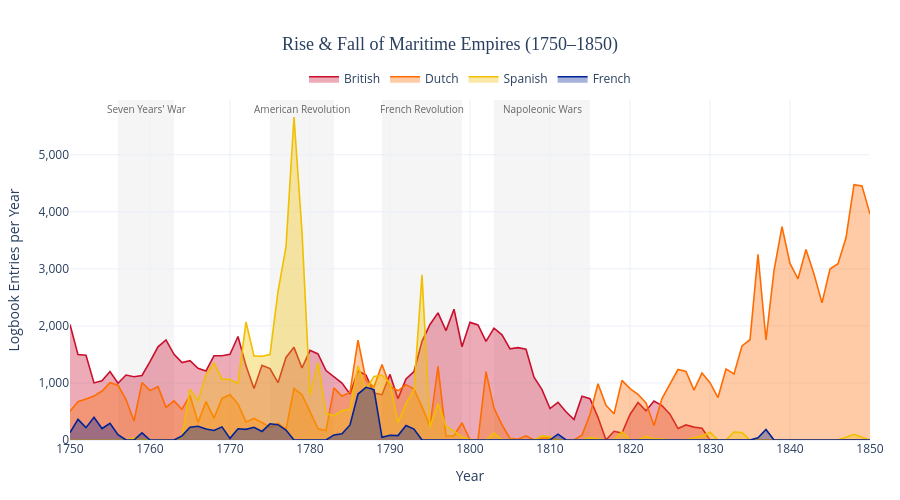

Notebook cell for this chart:
### Markdown cell above
## 3. Data Analysis

> **Analytical framework for every section**: (1) What the code found — numbers and patterns. (2) What that means for the *people* in the data. (3) What the data *cannot* tell us — the honest limitation.

### 3a. Rise and Fall of Empires

### Code cell
import json
import plotly.graph_objects as go
import pandas as pd

PALETTE_RF = {
    "British": "#C8102E",
    "Dutch":   "#FF6B00",
    "Spanish": "#F1BF00",
    "French":  "#002395",
}

EVENTS_RF = [
    (1756, 1763, "Seven Years' War"),
    (1775, 1783, "American Revolution"),
    (1789, 1799, "French Revolution"),
    (1803, 1815, "Napoleonic Wars"),
]

with open('data/nation_stats.json') as f:
    stats = json.load(f)

df_stats = pd.DataFrame(stats)
pivot = df_stats.pivot_table(index="year", columns="nation", values="count", fill_value=0)
order = ["British", "Dutch", "Spanish", "French"]
pivot = pivot.reindex(columns=order, fill_value=0)

def hex_to_rgba(hex_color, alpha=0.35):
    h = hex_color.lstrip("#")
    r, g, b = int(h[0:2], 16), int(h[2:4], 16), int(h[4:6], 16)
    return f"rgba({r},{g},{b},{alpha})"

fig_rf = go.Figure()

for nation in order:
    fig_rf.add_trace(go.Scatter(
        x=pivot.index,
        y=pivot[nation],
        name=nation,
        mode="lines",
        fill="tozeroy",
        fillcolor=hex_to_rgba(PALETTE_RF[nation], 0.35),
        line=dict(width=1.6, color=PALETTE_RF[nation]),
        hovertemplate=f"<b>{nation}</b><br>Year: %{{x}}<br>Entries: %{{y:,.0f}}<extra></extra>",
    ))

for start, end, label in EVENTS_RF:
    fig_rf.add_vrect(
        x0=start, x1=end,
        fillcolor="gray", opacity=0.08,
        layer="below", line_width=0,
        annotation_text=label,
        annotation_position="top",
        annotation_font_size=10,
        annotation_font_color="#666",
    )

fig_rf.update_layout(
    title=dict(
        text="Rise & Fall of Maritime Empires (1750–1850)",
        font=dict(size=18, family="Georgia, serif"),
        x=0.5,
    ),
    xaxis=dict(
        title=dict(text="Year", font=dict(size=14)),
        tickfont=dict(size=12),
        range=[1750, 1850],
        dtick=10,
    ),
    yaxis=dict(
        title=dict(text="Logbook Entries per Year", font=dict(size=14)),
        tickfont=dict(size=12),
        separatethousands=True,
    ),
    legend=dict(
        orientation="h",
        yanchor="bottom", y=1.02,
        xanchor="center", x=0.5,
        font=dict(size=12),
    ),
    hovermode="x unified",
    template="plotly_white",
    margin=dict(t=100, b=60, l=70, r=30),
    height=500,
)

fig_rf.show()

### Figure 1 — Plotly figure (JSON) as saved in the notebook; plotly's stock layout.template omitted (floating-point values rounded to 4 significant figures)
{"data": [{"fill": "tozeroy", "fillcolor": "rgba(200,16,46,0.35)", "hovertemplate": "<b>British</b><br>Year: %{x}<br>Entries: %{y:,.0f}<extra></extra>", "line": {"color": "#C8102E", "width": 1.6}, "mode": "lines", "name": "British", "type": "scatter", "x": [1750, 1751, 1752, 1753, 1754, 1755, 1756, 1757, 1758, 1759, 1760, 1761, 1762, 1763, 1764, 1765, 1766, 1767, 1768, 1769, 1770, 1771, 1772, 1773, 1774, 1775, 1776, 1777, 1778, 1779, 1780, 1781, 1782, 1783, 1784, 1785, 1786, 1787, 1788, 1789, 1790, 1791, 1792, 1793, 1794, 1795, 1796, 1797, 1798, 1799, 1800, 1801, 1802, 1803, 1804, 1805, 1806, 1807, 1808, 1809, 1810, 1811, 1812, 1813, 1814, 1815, 1816, 1817, 1818, 1819, 1820, 1821, 1822, 1823, 1824, 1825, 1826, 1827, 1828, 1829, 1830, 1831, 1832, 1833, 1834, 1835, 1836, 1837, 1838, 1839, 1840, 1841, 1842, 1843, 1844, 1845, 1846, 1847, 1848, 1849, 1850], "y": [2024.0, 1497.0, 1485.0, 1001.0, 1038.0, 1201.0, 995.0, 1139.0, 1109.0, 1131.0, 1372.0, 1634.0, 1755.0, 1502.0, 1356.0, 1390.0, 1256.0, 1210.0, 1476.0, 1476.0, 1503.0, 1815.0, 1300.0, 902.0, 1309.0, 1252.0, 1004.0, 1448.0, 1624.0, 1262.0, 1572.0, 1508.0, 1218.0, 1105.0, 997.0, 806.0, 1211.0, 1137.0, 824.0, 794.0, 1150.0, 725.0, 1072.0, 1201.0, 1730.0, 2026.0, 2228.0, 1917.0, 2292.0, 1635.0, 2062.0, 2018.0, 1729.0, 1961.0, 1843.0, 1597.0, 1619.0, 1591.0, 1101.0, 882.0, 552.0, 660.0, 494.0, 359.0, 766.0, 724.0, 397.0, 0.0, 153.0, 122.0, 448.0, 658.0, 512.0, 684.0, 602.0, 453.0, 200.0, 264.0, 226.0, 207.0, 0.0, 0.0, 0.0, 0.0, 0.0, 0.0, 0.0, 0.0, 0.0, 0.0, 0.0, 0.0, 0.0, 0.0, 0.0, 0.0, 0.0, 0.0, 0.0, 0.0, 0.0]}, {"fill": "tozeroy", "fillcolor": "rgba(255,107,0,0.35)", "hovertemplate": "<b>Dutch</b><br>Year: %{x}<br>Entries: %{y:,.0f}<extra></extra>", "line": {"color": "#FF6B00", "width": 1.6}, "mode": "lines", "name": "Dutch", "type": "scatter", "x": [1750, 1751, 1752, 1753, 1754, 1755, 1756, 1757, 1758, 1759, 1760, 1761, 1762, 1763, 1764, 1765, 1766, 1767, 1768, 1769, 1770, 1771, 1772, 1773, 1774, 1775, 1776, 1777, 1778, 1779, 1780, 1781, 1782, 1783, 1784, 1785, 1786, 1787, 1788, 1789, 1790, 1791, 1792, 1793, 1794, 1795, 1796, 1797, 1798, 1799, 1800, 1801, 1802, 1803, 1804, 1805, 1806, 1807, 1808, 1809, 1810, 1811, 1812, 1813, 1814, 1815, 1816, 1817, 1818, 1819, 1820, 1821, 1822, 1823, 1824, 1825, 1826, 1827, 1828, 1829, 1830, 1831, 1832, 1833, 1834, 1835, 1836, 1837, 1838, 1839, 1840, 1841, 1842, 1843, 1844, 1845, 1846, 1847, 1848, 1849, 1850], "y": [504.0, 670.0, 718.0, 770.0, 858.0, 1003.0, 960.0, 709.0, 333.0, 1007.0, 866.0, 937.0, 572.0, 686.0, 539.0, 783.0, 307.0, 673.0, 384.0, 729.0, 792.0, 634.0, 316.0, 377.0, 306.0, 222.0, 295.0, 189.0, 903.0, 794.0, 497.0, 196.0, 164.0, 914.0, 766.0, 837.0, 1751.0, 1052.0, 933.0, 1325.0, 941.0, 863.0, 971.0, 893.0, 581.0, 244.0, 1292.0, 67.0, 75.0, 302.0, 3.0, 0.0, 1199.0, 560.0, 266.0, 28.0, 14.0, 74.0, 0.0, 33.0, 39.0, 0.0, 0.0, 0.0, 86.0, 448.0, 986.0, 609.0, 459.0, 1045.0, 902.0, 801.0, 648.0, 253.0, 727.0, 986.0, 1236.0, 1203.0, 875.0, 1174.0, 1005.0, 744.0, 1246.0, 1157.0, 1650.0, 1758.0, 3255.0, 1753.0, 2969.0, 3740.0, 3096.0, 2826.0, 3339.0, 2911.0, 2404.0, 2997.0, 3090.0, 3545.0, 4476.0, 4455.0, 3960.0]}, {"fill": "tozeroy", "fillcolor": "rgba(241,191,0,0.35)", "hovertemplate": "<b>Spanish</b><br>Year: %{x}<br>Entries: %{y:,.0f}<extra></extra>", "line": {"color": "#F1BF00", "width": 1.6}, "mode": "lines", "name": "Spanish", "type": "scatter", "x": [1750, 1751, 1752, 1753, 1754, 1755, 1756, 1757, 1758, 1759, 1760, 1761, 1762, 1763, 1764, 1765, 1766, 1767, 1768, 1769, 1770, 1771, 1772, 1773, 1774, 1775, 1776, 1777, 1778, 1779, 1780, 1781, 1782, 1783, 1784, 1785, 1786, 1787, 1788, 1789, 1790, 1791, 1792, 1793, 1794, 1795, 1796, 1797, 1798, 1799, 1800, 1801, 1802, 1803, 1804, 1805, 1806, 1807, 1808, 1809, 1810, 1811, 1812, 1813, 1814, 1815, 1816, 1817, 1818, 1819, 1820, 1821, 1822, 1823, 1824, 1825, 1826, 1827, 1828, 1829, 1830, 1831, 1832, 1833, 1834, 1835, 1836, 1837, 1838, 1839, 1840, 1841, 1842, 1843, 1844, 1845, 1846, 1847, 1848, 1849, 1850], "y": [0.0, 0.0, 0.0, 0.0, 0.0, 0.0, 0.0, 0.0, 35.0, 12.0, 0.0, 0.0, 0.0, 0.0, 48.0, 892.0, 683.0, 1142.0, 1345.0, 1067.0, 1062.0, 991.0, 2068.0, 1474.0, 1468.0, 1499.0, 2603.0, 3385.0, 5662.0, 3649.0, 787.0, 1361.0, 459.0, 429.0, 516.0, 538.0, 1296.0, 879.0, 1114.0, 1135.0, 996.0, 306.0, 632.0, 879.0, 2897.0, 226.0, 634.0, 245.0, 156.0, 50.0, 6.0, 0.0, 0.0, 120.0, 0.0, 10.0, 0.0, 0.0, 0.0, 75.0, 58.0, 0.0, 0.0, 0.0, 0.0, 42.0, 17.0, 0.0, 0.0, 143.0, 0.0, 0.0, 64.0, 15.0, 17.0, 0.0, 0.0, 4.0, 38.0, 72.0, 136.0, 0.0, 0.0, 140.0, 130.0, 0.0, 0.0, 0.0, 0.0, 0.0, 0.0, 0.0, 0.0, 0.0, 0.0, 0.0, 5.0, 48.0, 100.0, 48.0, 0.0]}, {"fill": "tozeroy", "fillcolor": "rgba(0,35,149,0.35)", "hovertemplate": "<b>French</b><br>Year: %{x}<br>Entries: %{y:,.0f}<extra></extra>", "line": {"color": "#002395", "width": 1.6}, "mode": "lines", "name": "French", "type": "scatter", "x": [1750, 1751, 1752, 1753, 1754, 1755, 1756, 1757, 1758, 1759, 1760, 1761, 1762, 1763, 1764, 1765, 1766, 1767, 1768, 1769, 1770, 1771, 1772, 1773, 1774, 1775, 1776, 1777, 1778, 1779, 1780, 1781, 1782, 1783, 1784, 1785, 1786, 1787, 1788, 1789, 1790, 1791, 1792, 1793, 1794, 1795, 1796, 1797, 1798, 1799, 1800, 1801, 1802, 1803, 1804, 1805, 1806, 1807, 1808, 1809, 1810, 1811, 1812, 1813, 1814, 1815, 1816, 1817, 1818, 1819, 1820, 1821, 1822, 1823, 1824, 1825, 1826, 1827, 1828, 1829, 1830, 1831, 1832, 1833, 1834, 1835, 1836, 1837, 1838, 1839, 1840, 1841, 1842, 1843, 1844, 1845, 1846, 1847, 1848, 1849, 1850], "y": [129.0, 361.0, 217.0, 399.0, 201.0, 294.0, 92.0, 0.0, 0.0, 126.0, 0.0, 0.0, 0.0, 0.0, 73.0, 224.0, 241.0, 194.0, 168.0, 230.0, 29.0, 196.0, 187.0, 223.0, 150.0, 284.0, 268.0, 174.0, 0.0, 0.0, 0.0, 0.0, 0.0, 89.0, 110.0, 264.0, 806.0, 923.0, 884.0, 48.0, 84.0, 77.0, 255.0, 192.0, 0.0, 0.0, 0.0, 0.0, 0.0, 0.0, 0.0, 0.0, 0.0, 0.0, 0.0, 0.0, 0.0, 0.0, 0.0, 0.0, 3.0, 103.0, 0.0, 0.0, 0.0, 0.0, 0.0, 0.0, 0.0, 0.0, 0.0, 0.0, 0.0, 0.0, 0.0, 0.0, 0.0, 0.0, 0.0, 0.0, 0.0, 0.0, 0.0, 0.0, 0.0, 0.0, 37.0, 185.0, 0.0, 0.0, 0.0, 0.0, 0.0, 0.0, 0.0, 0.0, 0.0, 0.0, 0.0, 0.0, 0.0]}], "layout": {"annotations": [{"font": {"color": "#666", "size": 10}, "showarrow": false, "text": "Seven Years' War", "x": 1760.0, "xanchor": "center", "xref": "x", "y": 1, "yanchor": "top", "yref": "y domain"}, {"font": {"color": "#666", "size": 10}, "showarrow": false, "text": "American Revolution", "x": 1779, "xanchor": "center", "xref": "x", "y": 1, "yanchor": "top", "yref": "y domain"}, {"font": {"color": "#666", "size": 10}, "showarrow": false, "text": "French Revolution", "x": 1794, "xanchor": "center", "xref": "x", "y": 1, "yanchor": "top", "yref": "y domain"}, {"font": {"color": "#666", "size": 10}, "showarrow": false, "text": "Napoleonic Wars", "x": 1809, "xanchor": "center", "xref": "x", "y": 1, "yanchor": "top", "yref": "y domain"}], "height": 500, "hovermode": "x unified", "legend": {"font": {"size": 12}, "orientation": "h", "x": 0.5, "xanchor": "center", "y": 1.02, "yanchor": "bottom"}, "margin": {"b": 60, "l": 70, "r": 30, "t": 100}, "shapes": [{"fillcolor": "gray", "layer": "below", "line": {"width": 0}, "opacity": 0.08, "type": "rect", "x0": 1756, "x1": 1763, "xref": "x", "y0": 0, "y1": 1, "yref": "y domain"}, {"fillcolor": "gray", "layer": "below", "line": {"width": 0}, "opacity": 0.08, "type": "rect", "x0": 1775, "x1": 1783, "xref": "x", "y0": 0, "y1": 1, "yref": "y domain"}, {"fillcolor": "gray", "layer": "below", "line": {"width": 0}, "opacity": 0.08, "type": "rect", "x0": 1789, "x1": 1799, "xref": "x", "y0": 0, "y1": 1, "yref": "y domain"}, {"fillcolor": "gray", "layer": "below", "line": {"width": 0}, "opacity": 0.08, "type": "rect", "x0": 1803, "x1": 1815, "xref": "x", "y0": 0, "y1": 1, "yref": "y domain"}], "title": {"font": {"family": "Georgia, serif", "size": 18}, "text": "Rise & Fall of Maritime Empires (1750–1850)", "x": 0.5}, "xaxis": {"dtick": 10, "range": [1750, 1850], "tickfont": {"size": 12}, "title": {"font": {"size": 14}, "text": "Year"}}, "yaxis": {"separatethousands": true, "tickfont": {"size": 12}, "title": {"font": {"size": 14}, "text": "Logbook Entries per Year"}}}}
